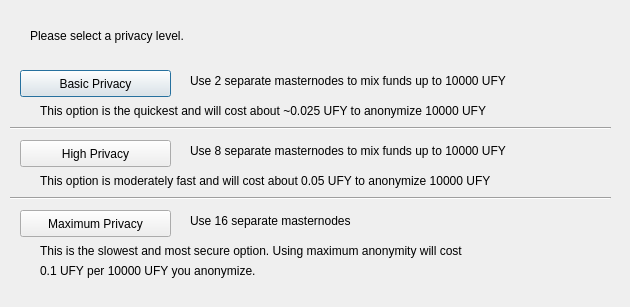
<?xml version="1.0" encoding="UTF-8"?>
<ui version="4.0">
 <class>ObfuscationConfig</class>
 <widget class="QDialog" name="ObfuscationConfig">
  <property name="geometry">
   <rect>
    <x>0</x>
    <y>0</y>
    <width>630</width>
    <height>307</height>
   </rect>
  </property>
  <property name="windowTitle">
   <string>Configure Obfuscation</string>
  </property>
  <widget class="QPushButton" name="buttonBasic">
   <property name="geometry">
    <rect>
     <x>20</x>
     <y>70</y>
     <width>151</width>
     <height>27</height>
    </rect>
   </property>
   <property name="text">
    <string>Basic Privacy</string>
   </property>
  </widget>
  <widget class="QPushButton" name="buttonHigh">
   <property name="geometry">
    <rect>
     <x>20</x>
     <y>140</y>
     <width>151</width>
     <height>27</height>
    </rect>
   </property>
   <property name="text">
    <string>High Privacy</string>
   </property>
  </widget>
  <widget class="QPushButton" name="buttonMax">
   <property name="geometry">
    <rect>
     <x>20</x>
     <y>210</y>
     <width>151</width>
     <height>27</height>
    </rect>
   </property>
   <property name="text">
    <string>Maximum Privacy</string>
   </property>
  </widget>
  <widget class="QLabel" name="label">
   <property name="geometry">
    <rect>
     <x>30</x>
     <y>20</y>
     <width>571</width>
     <height>31</height>
    </rect>
   </property>
   <property name="text">
    <string>Please select a privacy level.</string>
   </property>
  </widget>
  <widget class="QLabel" name="label_2">
   <property name="geometry">
    <rect>
     <x>190</x>
     <y>70</y>
     <width>421</width>
     <height>21</height>
    </rect>
   </property>
   <property name="text">
    <string>Use 2 separate masternodes to mix funds up to 10000 UFY</string>
   </property>
  </widget>
  <widget class="QLabel" name="label_3">
   <property name="geometry">
    <rect>
     <x>190</x>
     <y>140</y>
     <width>411</width>
     <height>21</height>
    </rect>
   </property>
   <property name="text">
    <string>Use 8 separate masternodes to mix funds up to 10000 UFY</string>
   </property>
  </widget>
  <widget class="QLabel" name="label_4">
   <property name="geometry">
    <rect>
     <x>190</x>
     <y>210</y>
     <width>421</width>
     <height>21</height>
    </rect>
   </property>
   <property name="text">
    <string>Use 16 separate masternodes</string>
   </property>
  </widget>
  <widget class="QLabel" name="label_6">
   <property name="geometry">
    <rect>
     <x>40</x>
     <y>100</y>
     <width>561</width>
     <height>21</height>
    </rect>
   </property>
   <property name="text">
    <string>This option is the quickest and will cost about ~0.025 UFY to anonymize 10000 UFY</string>
   </property>
  </widget>
  <widget class="QLabel" name="label_7">
   <property name="geometry">
    <rect>
     <x>40</x>
     <y>170</y>
     <width>561</width>
     <height>21</height>
    </rect>
   </property>
   <property name="text">
    <string>This option is moderately fast and will cost about 0.05 UFY to anonymize 10000 UFY</string>
   </property>
  </widget>
  <widget class="QLabel" name="label_8">
   <property name="geometry">
    <rect>
     <x>40</x>
     <y>240</y>
     <width>561</width>
     <height>21</height>
    </rect>
   </property>
   <property name="text">
    <string>This is the slowest and most secure option. Using maximum anonymity will cost</string>
   </property>
  </widget>
  <widget class="QLabel" name="label_9">
   <property name="geometry">
    <rect>
     <x>40</x>
     <y>260</y>
     <width>561</width>
     <height>21</height>
    </rect>
   </property>
   <property name="text">
    <string>0.1 UFY per 10000 UFY you anonymize.</string>
   </property>
  </widget>
  <widget class="Line" name="line">
   <property name="geometry">
    <rect>
     <x>10</x>
     <y>120</y>
     <width>601</width>
     <height>16</height>
    </rect>
   </property>
   <property name="orientation">
    <enum>Qt::Horizontal</enum>
   </property>
  </widget>
  <widget class="Line" name="line_2">
   <property name="geometry">
    <rect>
     <x>10</x>
     <y>190</y>
     <width>601</width>
     <height>16</height>
    </rect>
   </property>
   <property name="orientation">
    <enum>Qt::Horizontal</enum>
   </property>
  </widget>
 </widget>
 <resources/>
 <connections/>
</ui>
